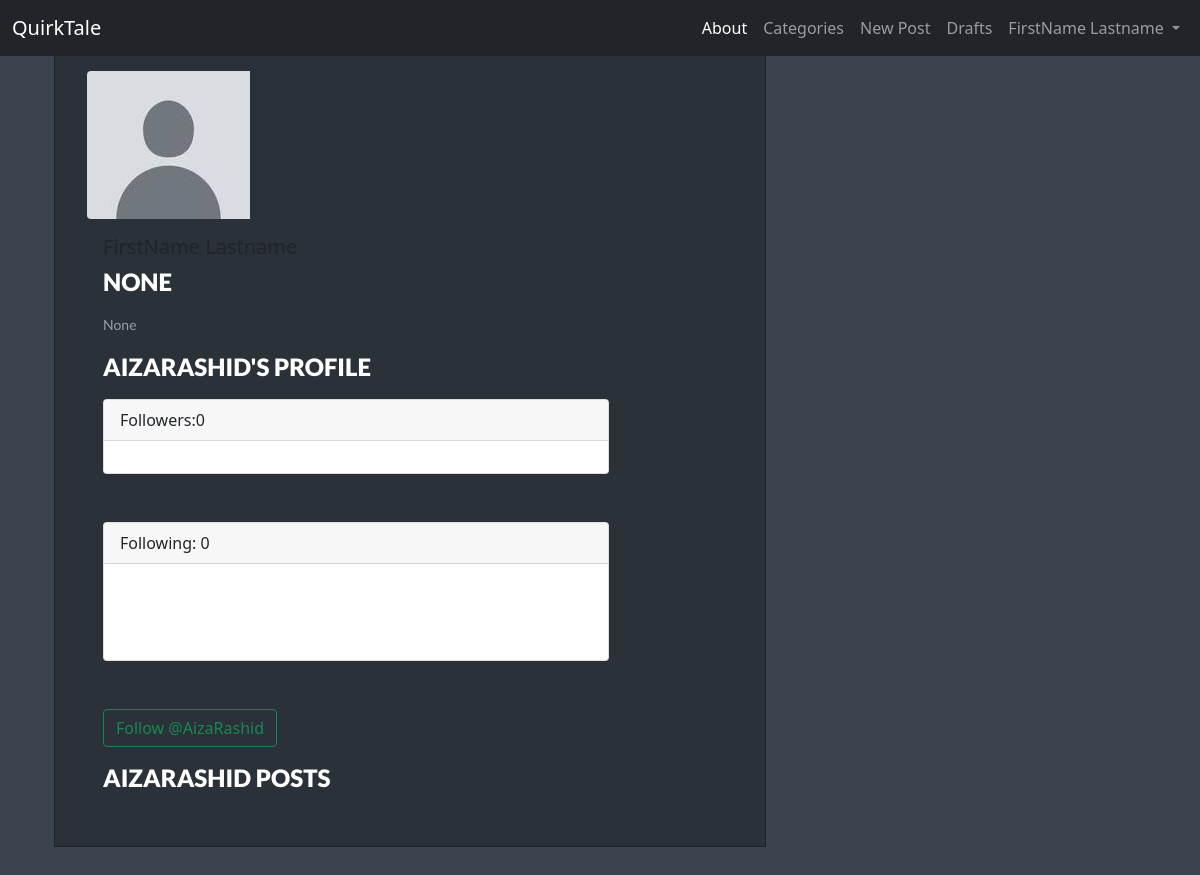
Screenshot of /1/profile/ (signed in) with the database file from the repository.
### blog/models.py (models this page shows, shortened)
class Profile(models.Model):
    email = models.EmailField(max_length=50,default="username@gmail.com")
    first_name = models.CharField(max_length=50,default="FirstName")
    last_name = models.CharField(max_length=50,default="Lastname")
    user = models.OneToOneField(User,on_delete=models.CASCADE,default="user")
    bio = models.CharField(blank=True,null=True,max_length=50)
    description=RichTextField(blank=True,null=True)
    followers = models.ManyToManyField('self',related_name='following',symmetrical=False,null=True,blank=True)
    profile_pic = models.ImageField(null=True,blank=True,upload_to="images/profile/")
    website_url= models.CharField(max_length=200,null=True,blank=True)
    facebook_url = models.CharField(max_length=200,null=True,blank=True)
    twitter_url = models.CharField(max_length=200,null=True,blank=True)
    insta_url = models.CharField(max_length=200,null=True,blank=True)

### members/views.py (the view, shortened to what this page needs)
# urls.py: path('<int:pk>/profile/',views.profile,name='profile'),
def profile(request, pk):
    if request.user.is_authenticated:
        profile = Profile.objects.get(user_id=pk)
        posts = Post.objects.filter(author=profile.user)
        return render(request,'authenticate/profile.html',{"profile":profile,"posts":posts})
    else:
        messages.success(request,("You must be Logged In to see this page!"))
        return redirect('post_list')

### members/templates/authenticate/profile.html (shortened to what this page needs)
{% extends 'blog/base.html' %}
{% load static %}
{% block content %}
<div class="container">
  <div class="row">
    <div class="col-md-4">
      <div class="inner">
        {% if user.profile.profile_pic %}
        <img src="{{ user.profile.profile_pic.url }}" class="img-fluid rounded-start">
         {% else %}
        <img src="{% static 'images/default_profile_pic.jpg' %}" class="img-fluid rounded-start">
        {% endif %}<div class="col-md-10">
      <div class="card-body">
        <h5 class="card-title">
        </h5>
        <h2 class="card-text">
            {{ user.profile.bio }}
        </h2>
            <p>{{ user.profile.description }}</p>
<h2>{{profile.user.username}}'s Profile</h2>
<div class="card">
  <div class="card-header">Followers:{{profile.followers.count}}
  </div>
  <div class="card-body">
</div>
  </div><br/><br/>
  <div class="card">
  <div class="card-header">Following: {{profile.following.count}}</div>
  <div class="card-body">
        <br/><br/>
        </div>
</div><br/><br/>
{% if request.user.is_authenticated %}
<form method=POST>
        {% if profile in user.profile.followers.all %}
        <button class="btn btn-outline-danger" name="follow" value="unfollow" type="submit">Unfollow @{{profile.user.username }}</button>
        {% else %}
        <button class="btn btn-outline-success" name="follow" value="follow" type="submit">Follow @{{profile.user.username }}</button>
        {% endif %}
      </form>
      {% else %}
        <p>Login To Follow!</p>
        {% endif %}
        <h2>{{profile.user.username}} Posts</h2>
      </div>
   </div>
</div>
</div>
{% endblock %}

### blog/templates/blog/base.html (shortened to what this page needs)
<!doctype html>
{% load static %}
<html lang="en">
  <head>
    <link href="https://cdn.jsdelivr.net/npm/bootstrap@5.1.0/dist/css/bootstrap.min.css" rel="stylesheet">
    <link href="//maxcdn.bootstrapcdn.com/font-awesome/4.2.0/css/font-awesome.min.css" rel="stylesheet">
    <link rel="stylesheet" href="//cdn.jsdelivr.net/medium-editor/latest/css/medium-editor.min.css" type="text/css" media="screen" charset="utf-8">
    <link rel="stylesheet" href="{% static 'css/blog.css' %}">
    </head>
  <body>
    <nav class="navbar navbar-expand-lg navbar-dark bg-dark">
  <div class="container-fluid">
    <a class="navbar-brand" href="{% url 'post_list' %}">QuirkTale</a>
    <div class="collapse navbar-collapse" id="navbarSupportedContent">
      <ul class="navbar-nav me-auto mb-2 mb-lg-0">
        <li class="nav-item">
          <a class="nav-link active" aria-current="about" href="{% url 'about' %}">About</a>
        </li>
      {% if cat_menu %}
          <li class="nav-item dropdown">
            <a class="nav-link dropdown-toggle" href="#" id="navbarDropdown" role="button" data-bs-toggle="dropdown" aria-expanded="false">
              Categories
            </a>
            <div class="dropdown-menu" aria-labelledby="navbarDropdown">
               <a class="dropdown-item" href="{% url 'add_category' %}" style="text-transform:capitalize"><i class="fa-solid fa-plus"></i></a>
              {% for item in cat_menu %}
                <a class="dropdown-item" href="{% url 'category' item.name %}" style="text-transform:capitalize">{{ item }}</a>
              {% endfor %}
            </div>
          </li>
          {% else %}
          <li class="nav-item">
            <a class="nav-link" href="{% url 'category_list' %}">Categories</a>
          </li>
          {% endif %}
          {% if user.is_authenticated %}
              <li class="nav-item">
                  <a class="nav-link" href="{% url 'post_new' %}">New Post</a>
              </li>
              <li class="nav-item">
                  <a class="nav-link" href="{% url 'post_draft_list' %}">Drafts</a>
              </li>
          {% endif %}
      </ul>
    {% if user.is_authenticated %}
        <ul class="navbar-nav ml-auto">
            <li class="nav-item dropdown">
              <a class="nav-link dropdown-toggle" href="#" id="navbarDropdown" role="button" data-bs-toggle="dropdown" aria-expanded="false">
                  {{ user.profile.first_name }}
                  {{ user.profile.last_name }}
              </a>
            </li>
        </ul>
    {% endif %}
    </div>
  </div>
</nav>
    <div class="container">
      <div class="row">
        <div class="col-md-8">
          <div class="blog_posts">
            {% block content %}
            {% endblock %}
          </div>
        </div>
      </div>
    </div>
  </body>
</html>

### blog/static/css/blog.css (style rules this page uses)
form,input,textarea,select { background-color: 2F3645; color:FDFFE2 ; }
.card-body { color:FDFFE2; }
body { padding:50px 0px 50px 0px; -webkit-font-smoothing: antialiased; background:rgba(58, 68, 78,1); }
.navbar-collapse { flex-basis:0%; flex-grow: 0; }
.navbar { position: fixed; top:0; left: 0; right: 0; z-index: 1000; width: 100%; }
.nav-link { text-align: center; }
h2 { font:900 24px Lato; text-transform:uppercase; margin-bottom:18px; color:#fff; }

### rows the page displays
Profile: user.username "AIZARASHID", followers.count "0", following.count "0", user.username "AizaRashid"

### other values shown
{{ user.profile.first_name }} "FirstName"
{{ user.profile.last_name }} "Lastname"
{{ user.profile.bio }} "NONE"
{{ user.profile.description }} "None"
